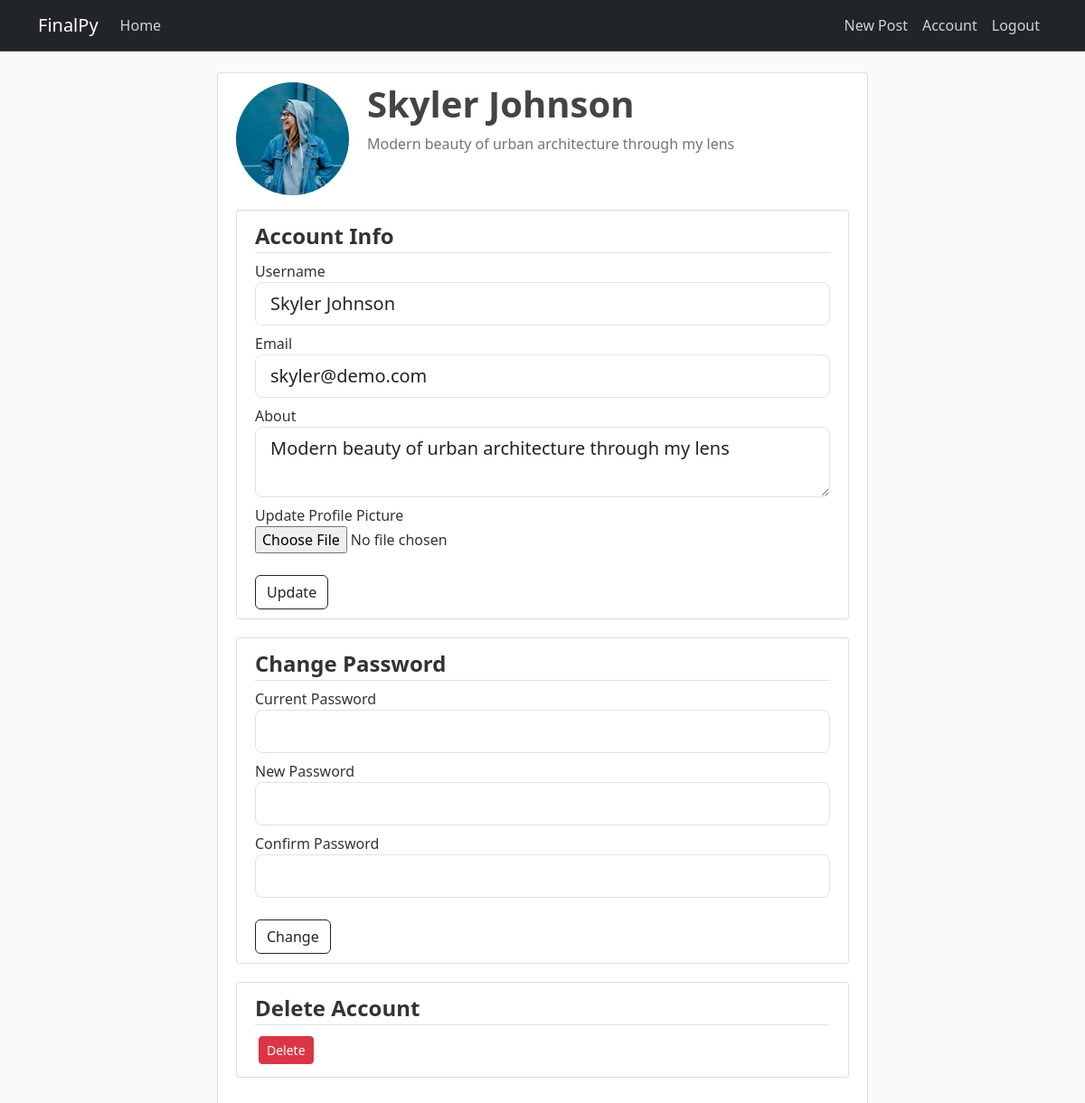
Page /account (signed in) on the committed database.
### myapp/models.py (models this page shows, shortened)
class User(db.Model, UserMixin):
    id = db.Column(db.Integer, primary_key=True)
    username = db.Column(db.String(20), unique=True, nullable=False)    # 20 is max character
    email = db.Column(db.String(120), unique=True, nullable=False)    # 20 is max character
    about = db.Column(db.String(200), nullable=True, default='Hi There !')
    image_file = db.Column(db.String(20), nullable=False, default='default.jpg')
    password = db.Column(db.String(60), nullable=False)
    posts = db.relationship('Post', backref="author", lazy=True)    # refers to class name
    likes = db.relationship('Like', backref="user", lazy=True)

### myapp/users/routes.py (the view, shortened to what this page needs)
@users.route('/account', methods=['GET', 'POST'])
@fresh_login_required
def account():
    print(login_fresh())
    account_form = UpddateAccountForm()
    password_form = UpdatePasswordForm()
    delete_user_form = DeleteUserForm()
    if account_form.validate_on_submit():
        if account_form.picture.data:
            current_user.image_file = save_profile_picture(account_form.picture.data)
        current_user.username = account_form.username.data
        current_user.email = account_form.email.data
        current_user.about = account_form.about.data
        db.session.commit()
        flash('Account updated!', 'success')
        return redirect(url_for('users.account'))
    elif password_form.validate_on_submit() and bcrypt.check_password_hash(current_user.password, password_form.old_password.data):
        hashed_password = bcrypt.generate_password_hash(password_form.new_password.data).decode('utf-8')
        current_user.password = hashed_password
        db.session.commit()
        flash('Password changed!', 'success')
        return redirect(url_for('users.account'))
    elif request.method == 'GET':
        account_form.username.data = current_user.username
        account_form.email.data = current_user.email
        account_form.about.data = current_user.about
    image_file = url_for('static', filename='profile_pics/' + current_user.image_file)
    return render_template('account.html',
                           image_file=image_file,
                           account_form=account_form,
                           password_form=password_form,
                           delete_user_form=delete_user_form)

### myapp/users/forms.py (shortened to what this page needs)
class UpddateAccountForm(FlaskForm):
    username = StringField('Username',
                           validators=[DataRequired(), Length(min=2, max=20)])
    email = StringField('Email',
                        validators=[DataRequired(), Email()])
    about = TextAreaField('About',
                          validators=[Length(max=200)])
    picture = FileField('Update Profile Picture',
                        validators=[FileAllowed(['jpg', 'png', 'jpeg']),
                                    FileSize(max_size=1e+7, message='File is too large')])
    submit = SubmitField('Update')

class UpdatePasswordForm(FlaskForm):
    old_password = PasswordField('Current Password', validators=[DataRequired()]) # checking equal to current password in routes
    new_password = PasswordField('New Password', validators=[DataRequired()])
    confirm_password = PasswordField('Confirm Password',
                                     validators=[DataRequired(), EqualTo('new_password')])
    submit = SubmitField('Change')

### myapp/models.py (called while the page is built)
@login_manager.user_loader
def load_user(user_id):
    return User.query.get(int(user_id))

### myapp/templates/account.html (shortened to what this page needs)
{% extends "layout.html" %}
{% block main %}
    <div class="container col-md-8">
        <div class="content-section">
            <div class="media d-flex">
                <a href="{{ url_for('users.user_posts', username=current_user.username) }}">
                    <img class="rounded-circle account-img" src="{{ image_file }}">
                </a>
                <div class="media-body">
                    <h2 >
                        <a class="account-heading bold-text" href="{{ url_for('users.user_posts', username=current_user.username) }}">{{ current_user.username }}</a>
                    </h2>
                    <p class="text-secondary">{{ current_user.about }}</p>
                </div>
            </div>
            <div class="content-section">
                <form method="POST" action="" enctype="multipart/form-data" novalidate>
                    <fieldset class="form-group">
                        <legend class="border-bottom mb-2 bold-text">Account Info</legend>
                        <div class="form-group mt-2">
                            {{ account_form.username.label(class="form-control-label") }}
                            {% if  account_form.username.errors %}
                                {{ account_form.username(class="form-control form-control-lg is-invalid") }}
                                <div class="invalid-feedback">
                                    {% for error in account_form.username.errors %}
                                        <span>{{ error }}</span>
                                    {% endfor %}
                                </div>
                            {% else %}
                                {{ account_form.username(class="form-control form-control-lg") }}
                            {% endif %}
                        </div>
                        <div class="form-group mt-2">
                            {{ account_form.email.label(class="form-control-label") }}
                            {% if  account_form.email.errors %}
                                {{ account_form.email(class="form-control form-control-lg is-invalid") }}
                                <div class="invalid-feedback">
                                    {% for error in account_form.email.errors %}
                                        <span>{{ error }}</span>
                                    {% endfor %}
                                </div>
                            {% else %}
                                {{ account_form.email(class="form-control form-control-lg") }}
                            {% endif %}
                        </div>
                        <div class="form-group mt-2">
                            {{ account_form.about.label(class="form-control-label") }}
                            {% if  account_form.about.errors %}
                            {{ account_form.about(class="form-control form-control-lg is-invalid text-muted") }}
                            <div class="invalid-feedback">
                                {% for error in account_form.about.errors %}
                                    <span>{{ error }}</span>
                                {% endfor %}
                            </div>
                        {% else %}
                            {{ account_form.about(class="form-control form-control-lg") }}
                        {% endif %}
                        </div>
                        <div class="form-group mt-2">
                            <div>{{ account_form.picture.label() }}</div>
                            <div>{{ account_form.picture(class="form-control-file") }}</div>
                        </div>
                    </fieldset>
                    <div class="form-group mt-4">
                        {{ account_form.submit(class="btn btn-outline-dark") }}
                    </div>
                </form>
            </div>
            <div class="content-section">
                <form method="POST" action="" novalidate>
                    <fieldset class="form-group">
                        <legend class="border-bottom mb-2 bold-text">Change Password</legend>
                        <div class="form-group mt-2">
                            {{ password_form.old_password.label(class="form-control-label") }}
                            {% if  password_form.old_password.errors %}
                            {{ password_form.old_password(class="form-control form-control-lg is-invalid") }}
                            <div class="invalid-feedback">
                                {% for error in password_form.old_password.errors %}
                                    <span>{{ error }}</span>
                                {% endfor %}
                            </div>
                        {% else %}
                            {{ password_form.old_password(class="form-control form-control-lg") }}
                        {% endif %}
                        </div>
                        <div class="form-group mt-2">
                            {{ password_form.new_password.label(class="form-control-label") }}
                            {% if  password_form.new_password.errors %}
                            {{ password_form.new_password(class="form-control form-control-lg is-invalid") }}
                            <div class="invalid-feedback">
                                {% for error in password_form.new_password.errors %}
                                    <span>{{ error }}</span>
                                {% endfor %}
                            </div>
                        {% else %}
                            {{ password_form.new_password(class="form-control form-control-lg") }}
                        {% endif %}
                        </div>
                        <div class="form-group mt-2">
                            {{ password_form.confirm_password.label(class="form-control-label") }}
                            {% if  password_form.confirm_password.errors %}
                            {{ password_form.confirm_password(class="form-control form-control-lg is-invalid") }}
                            <div class="invalid-feedback">
                                {% for error in password_form.confirm_password.errors %}
                                    <span>{{ error }}</span>
                                {% endfor %}
                            </div>
                        {% else %}
                            {{ password_form.confirm_password(class="form-control form-control-lg") }}
                        {% endif %}
                        </div>
                    </fieldset>
                    <div class="form-group mt-4">
                        {{ password_form.submit(class="btn btn-outline-dark") }}
                    </div>
                </form>
            </div>
            <div class="content-section">
                <legend class="border-bottom mb-2 bold-text">Delete Account</legend>
                <button type="button" class="btn btn-danger btn-sm m-1"
                        data-bs-toggle="modal" data-bs-target="#deleteUserModal">Delete</button>
            </div>
        </div>
    </div>
{% endblock %}

### myapp/static/main.css (style rules this page uses)
body { background: #fafafa; color: #333333; margin-top: 5rem; }
h1, h2, h3, h4, h5, h6 { color: #444444; }
.content-section { background: #ffffff; padding: 10px 20px; border: 1px solid #dddddd; border-radius: 3px; margin-bottom: 20px; }
.account-img { height: 125px; width: 125px; margin-right: 20px; margin-bottom: 16px; }
.account-heading { color: #444444; text-decoration: none; font-size: 2.5rem; }
.bold-text { font-weight: bold; }

### rows in the picture
User: username "Skyler Johnson", about "Modern beauty of urban architecture through my lens", email "skyler@demo.com"

### other values in the picture
{{ account_form.username.label(class="form-control-label") }} "Username"
{{ account_form.email.label(class="form-control-label") }} "Email"
{{ account_form.about.label(class="form-control-label") }} "About"
{{ account_form.picture.label() }} "Update Profile Picture"
{{ password_form.old_password.label(class="form-control-label") }} "Current Password"
{{ password_form.new_password.label(class="form-control-label") }} "New Password"
{{ password_form.confirm_password.label(class="form-control-label") }} "Confirm Password"
